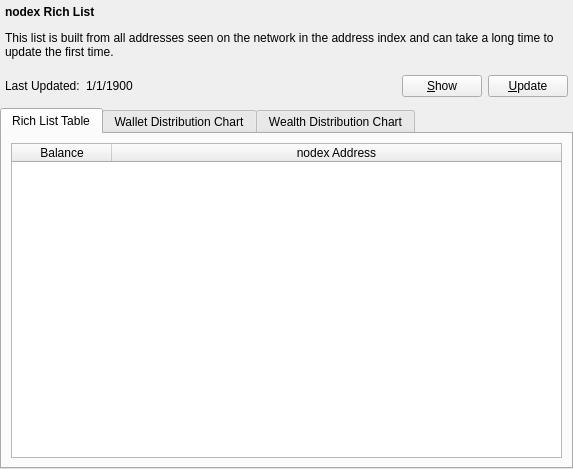
<?xml version="1.0" encoding="UTF-8"?>
<ui version="4.0">
 <class>RichListPage</class>
 <widget class="QWidget" name="RichListPage">
  <property name="geometry">
   <rect>
    <x>0</x>
    <y>0</y>
    <width>573</width>
    <height>469</height>
   </rect>
  </property>
  <property name="windowTitle">
   <string>Rich List</string>
  </property>
  <layout class="QVBoxLayout" name="topLayout">
   <property name="leftMargin">
    <number>0</number>
   </property>
   <property name="topMargin">
    <number>0</number>
   </property>
   <property name="rightMargin">
    <number>0</number>
   </property>
   <property name="bottomMargin">
    <number>0</number>
   </property>
   <item>
    <layout class="QVBoxLayout" name="verticalLayout">
     <property name="topMargin">
      <number>0</number>
     </property>
     <property name="bottomMargin">
      <number>0</number>
     </property>
     <item>
      <layout class="QHBoxLayout" name="horizontalLayout_4">
       <property name="leftMargin">
        <number>5</number>
       </property>
       <property name="topMargin">
        <number>5</number>
       </property>
       <property name="rightMargin">
        <number>5</number>
       </property>
       <property name="bottomMargin">
        <number>5</number>
       </property>
       <item>
        <widget class="QLabel" name="label_2">
         <property name="text">
          <string>&lt;html&gt;&lt;head/&gt;&lt;body&gt;&lt;p&gt;&lt;span style=&quot; font-weight:600;&quot;&gt;nodex Rich List&lt;/span&gt;&lt;/p&gt;&lt;p&gt;This list is built from all addresses seen on the network in the address index and can take a long time to update the first time.&lt;/p&gt;&lt;/body&gt;&lt;/html&gt;</string>
         </property>
         <property name="wordWrap">
          <bool>true</bool>
         </property>
        </widget>
       </item>
      </layout>
     </item>
     <item>
      <layout class="QHBoxLayout" name="horizontalLayout">
       <property name="leftMargin">
        <number>5</number>
       </property>
       <property name="topMargin">
        <number>5</number>
       </property>
       <property name="rightMargin">
        <number>5</number>
       </property>
       <property name="bottomMargin">
        <number>5</number>
       </property>
       <item>
        <widget class="QLabel" name="label">
         <property name="text">
          <string>Last Updated:</string>
         </property>
        </widget>
       </item>
       <item>
        <widget class="QLabel" name="lastUpdatedLabel">
         <property name="text">
          <string>1/1/1900</string>
         </property>
        </widget>
       </item>
       <item>
        <spacer name="horizontalSpacer">
         <property name="orientation">
          <enum>Qt::Horizontal</enum>
         </property>
         <property name="sizeHint" stdset="0">
          <size>
           <width>40</width>
           <height>20</height>
          </size>
         </property>
        </spacer>
       </item>
       <item>
        <widget class="QPushButton" name="showButton">
         <property name="text">
          <string>&amp;Show</string>
         </property>
        </widget>
       </item>
       <item>
        <widget class="QPushButton" name="refreshButton">
         <property name="text">
          <string>&amp;Update</string>
         </property>
        </widget>
       </item>
      </layout>
     </item>
     <item>
      <widget class="QTabWidget" name="tabWidget">
       <property name="sizePolicy">
        <sizepolicy hsizetype="MinimumExpanding" vsizetype="MinimumExpanding">
         <horstretch>0</horstretch>
         <verstretch>0</verstretch>
        </sizepolicy>
       </property>
       <property name="currentIndex">
        <number>0</number>
       </property>
       <widget class="QWidget" name="tab">
        <attribute name="title">
         <string>Rich List Table</string>
        </attribute>
        <layout class="QGridLayout" name="gridLayout">
         <item row="0" column="0">
          <widget class="QTableWidget" name="tableWidget">
           <property name="editTriggers">
            <set>QAbstractItemView::NoEditTriggers</set>
           </property>
           <property name="alternatingRowColors">
            <bool>true</bool>
           </property>
           <property name="selectionMode">
            <enum>QAbstractItemView::SingleSelection</enum>
           </property>
           <property name="selectionBehavior">
            <enum>QAbstractItemView::SelectRows</enum>
           </property>
           <attribute name="horizontalHeaderStretchLastSection">
            <bool>true</bool>
           </attribute>
           <column>
            <property name="text">
             <string>Balance</string>
            </property>
           </column>
           <column>
            <property name="text">
             <string>nodex Address</string>
            </property>
           </column>
          </widget>
         </item>
        </layout>
       </widget>
       <widget class="QWidget" name="tab_2">
        <attribute name="title">
         <string>Wallet Distribution Chart</string>
        </attribute>
        <layout class="QGridLayout" name="gridLayout_2">
         <item row="0" column="0">
          <layout class="QHBoxLayout" name="horizontalLayout_3">
           <item>
            <widget class="QCustomPlot" name="distributionChartWidget" native="true"/>
           </item>
          </layout>
         </item>
        </layout>
       </widget>
       <widget class="QWidget" name="tab_3">
        <attribute name="title">
         <string>Wealth Distribution Chart</string>
        </attribute>
        <layout class="QGridLayout" name="gridLayout_3">
         <item row="0" column="0">
          <layout class="QHBoxLayout" name="horizontalLayout_5">
           <item>
            <widget class="QWidget" name="wealthChartWidget" native="true"/>
           </item>
          </layout>
         </item>
        </layout>
       </widget>
      </widget>
     </item>
    </layout>
   </item>
  </layout>
 </widget>
 <customwidgets>
  <customwidget>
   <class>QCustomPlot</class>
   <extends>QWidget</extends>
   <header>qcustomplot.h</header>
   <container>1</container>
  </customwidget>
 </customwidgets>
 <resources/>
 <connections/>
</ui>
